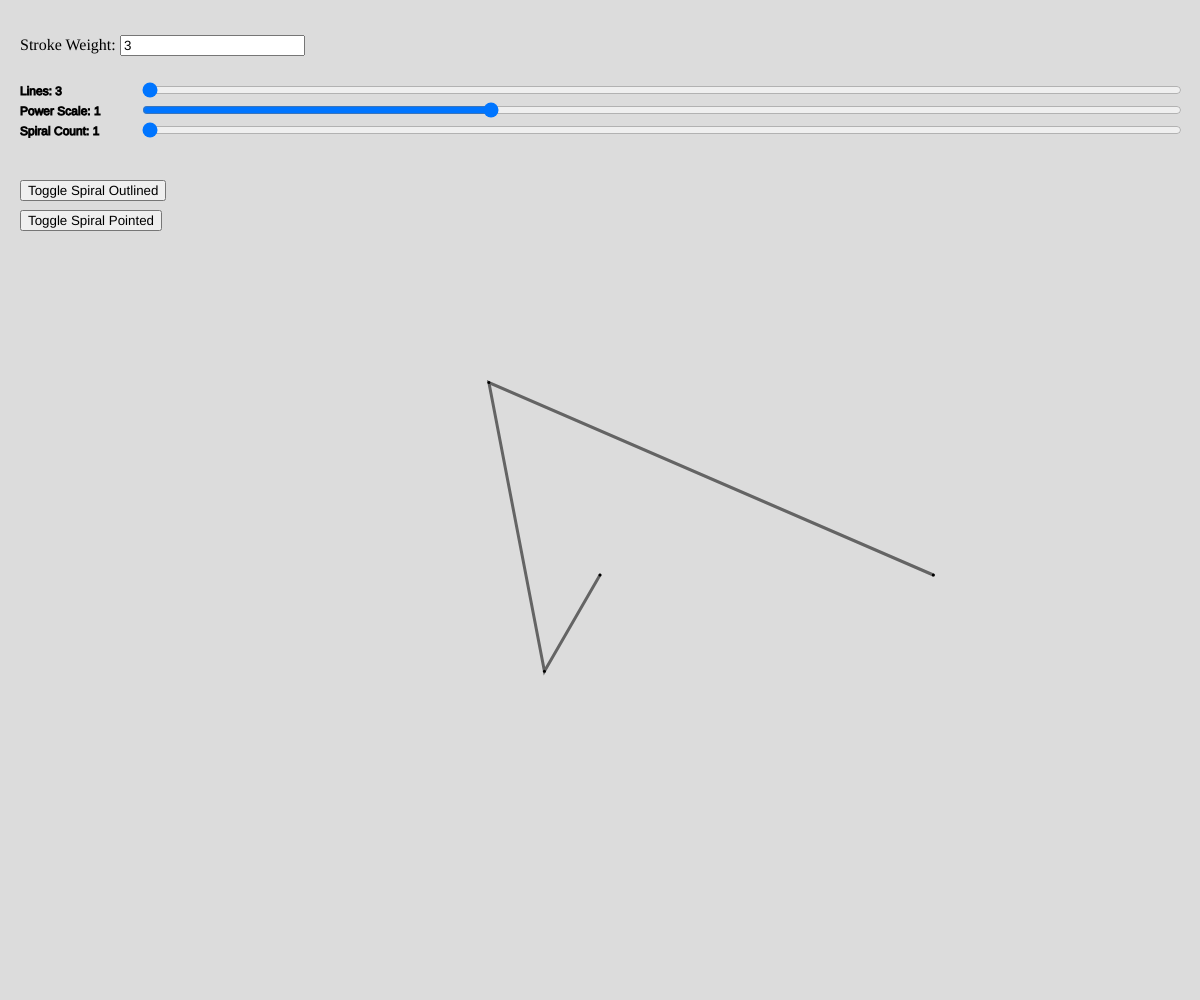
Frame 1 (no input)
Frame 60 (no input): identical to frame 1, image omitted
Frame 120 (the mouse pressed at the canvas centre since frame 60): identical to frame 1, image omitted

The p5.js sketch that drew this single still picture (run headless with seeded random() and noise() and a simulated clock; from frame 60 on, the mouse is pressed at the canvas centre):

// p5.js sketch
// ── sketch.js
let maxSides;

function setup() {
  createCanvas(windowWidth, windowHeight);
  maxSides = calculateMaxVertices(windowWidth, windowHeight);
  const sliderWidth = windowWidth - 160;
  setupSlider(this, 140, 120, sliderWidth);

    let weightLabel = createP('Stroke Weight:');
    weightLabel.position(20, 20);
    strokeWeightInput = createInput('3', 'number');
    strokeWeightInput.position(120, 35);
    strokeWeightInput.changed(updateStrokeWeight);

    createButtons();
}

function draw() {
  const numSides = getSliderValue(maxSides);
  let strokeWeightValue = parseFloat(strokeWeightInput.value());

    background(220);
    strokeWeight(strokeWeightValue);

    if (drawSpiralOutlinedFlag) {
        stroke(0);
        noFill();
        drawSpiralOutlined(this, width / 2, (height+150) / 2, (1/spiralCountSlider.value())*(Math.min(width, height)*2/3 / numSides), numSides);
    }

    if (drawSpiralPointedFlag) {
        drawSpiralPoints(this, width / 2, (height+150) / 2, (1/spiralCountSlider.value())*(Math.min(width, height)*2/3 / numSides), numSides);
    }
    drawSliderValues(this, 20, 135);
}

function updateStrokeWeight() {
    let newStrokeWeight = parseFloat(strokeWeightInput.value());
    if (!isNaN(newStrokeWeight)) {
        strokeWeight(newStrokeWeight);
    }
}

function windowResized() {
  const newWidth = windowWidth;
  const newHeight = windowHeight;
  resizeInterface(newWidth, newHeight);
}
// ── geometryUtils.js
let strokeWeightInput = 3;

function drawSpiralOutlined(p, x, y, maxRadius, numSides){
    spirals = spiralCountSlider.value();
    powerScale = powerScaleSlider.value()/10;
    const totalPoints = numSides * spirals +1;
    const angleStep = p.TWO_PI / numSides;
    let angle = 0;
    let r = 0; 
    let linearComponent = calculateInitialIncrement(maxRadius, totalPoints, powerScale);

    p.stroke(100);
    p.strokeWeight(strokeWeightInput);

    p.beginShape();
    for(let points = 0; points < totalPoints; points++){
        let px = x + p.cos(angle) * r;
        let py = y + p.sin(angle) * r;
        p.vertex(px, py);

        r = (r + linearComponent)**powerScale;

        angle += angleStep;
    }
    p.endShape();
}

function drawSpiralPoints(p, x, y, maxRadius, numSides){
    spirals = spiralCountSlider.value();
    powerScale = powerScaleSlider.value()/10;
    const totalPoints = numSides * spirals+1;
    const angleStep = p.TWO_PI / numSides;
    let angle = 0;
    let r = 0; 
    let linearComponent = calculateInitialIncrement(maxRadius, totalPoints, powerScale);

    p.strokeWeight(strokeWeightInput);
    p.stroke(0);
    for(let points = 0; points < totalPoints; points++){
        let px = x + p.cos(angle) * r;
        let py = y + p.sin(angle) * r;
        p.point(px, py);

        r = (r + linearComponent)**powerScale;

        angle += angleStep;
    }
}

// ── increment.js
function calculateInitialIncrement(maxRadius, totalPoints, powerScale) {
    let low = 0;
    let high = maxRadius;
    let precision = 0.000001;  // Fine-tune precision as needed
    let bestL = 0;

    while (high - low > precision) {
        let mid = (low + high) / 2;
        let r = 0;

        // Simulate the spiral development up to totalSteps
        for (let i = 0; i < totalPoints+1; i++) {
            r = (r + mid)**powerScale;
            if (r >= maxRadius) {
                break;
            }
        }

        if (Math.abs(r - maxRadius) < precision) {
            bestL = mid;
            break;  // Found a suitable l
        } else if (r > maxRadius) {
            high = mid;  // Too high, reduce mid
        } else {
            low = mid;  // Too low, increase mid
        }
    }

    return bestL;
}

// ── interfaceUtils.js
let drawSpiralOutlinedFlag = true;
let drawSpiralPointedFlag = true;

function calculateMaxVertices(width, height) {
  let radius = Math.min(width, height) / 2;
  let desiredChordLength = 2;
  return Math.floor(2 * Math.PI * radius / desiredChordLength);
}

function resizeInterface(width, height) {      
    resizeCanvas(width, height);
    resizeSlider(width);
    createButtons();
    redraw();
}

function createButtons() {
    const toggleSpiralOutlinedButton = createButton('Toggle Spiral Outlined');
    toggleSpiralOutlinedButton.position(20, 180);
    toggleSpiralOutlinedButton.mousePressed(toggleSpiralOutlined);

    const toggleSpiralPointedButton = createButton('Toggle Spiral Pointed');
    toggleSpiralPointedButton.position(20, 210);
    toggleSpiralPointedButton.mousePressed(toggleSpiralPointed);
}

function toggleSpiralOutlined() {
    drawSpiralOutlinedFlag = !drawSpiralOutlinedFlag;
}

function toggleSpiralPointed() {
    drawSpiralPointedFlag = !drawSpiralPointedFlag;
}
// ── sliderControl.js
let spiralCountSlider, powerScaleSlider, numSidesSlider;

function setupSlider(p, x, y, width) {
    spiralCountSlider = p.createSlider(1, 30, 1, 1);
    spiralCountSlider.position(x, y);
    spiralCountSlider.style('width', `${width}px`);

    powerScaleSlider = p.createSlider(5, 20, 10, 1);
    powerScaleSlider.position(x, y-20);
    powerScaleSlider.style('width', `${width}px`);

    numSidesSlider = p.createSlider(0, 100, 0, 0.1);
    numSidesSlider.position(x, y-40);
    numSidesSlider.style('width', `${width}px`);
}

function drawSliderValues(p, x, y) {
        p.fill(0);
        p.strokeWeight(1)
        p.text(`Spiral Count: ${spiralCountSlider.value()}`, x, y);
        p.text(`Power Scale: ${powerScaleSlider.value()/10}`, x, y - 20);
        p.text(`Lines: ${getSliderValue(maxSides)}`, x, y - 40);
}

function resizeSlider(width) {
    spiralCountSlider.remove();
    powerScaleSlider.remove();
    numSidesSlider.remove();
    const sliderWidth = width - 40;
    setupSlider(this, 20, 60, sliderWidth);
}

function getSliderValue(maxSides) {
    const sliderValue = numSidesSlider.value();
    let roundedValue;

    if (sliderValue <= 80) {
        const interval = 47 / 77;
        roundedValue = Math.floor(sliderValue * interval) + 3;
    } else {
        const interval = (maxSides - 50) / 20;
        roundedValue = Math.floor((sliderValue - 80) * interval) + 50;
    }

    return roundedValue;
}
